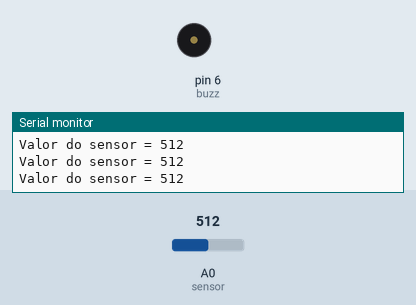
Recording of a sketch running on a simulated Arduino Uno, built with avr-gcc and run on an emulated ATmega328P. Shown: buzzer (waves = sounding, pin HIGH), the last lines printed to the serial monitor. The inputs (shaded band) are chosen by the test bench; at power-on: A0 (sensor) = 512.

Above: at 1.3 s.
1.4 s: A0 (sensor) set to 887
2.9 s: A0 (sensor) set to 913
At 4.2 s:
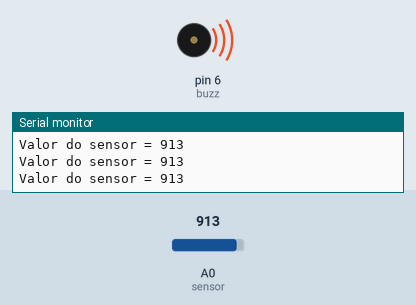
4.5 s: A0 (sensor) set to 900
At 5.4 s:
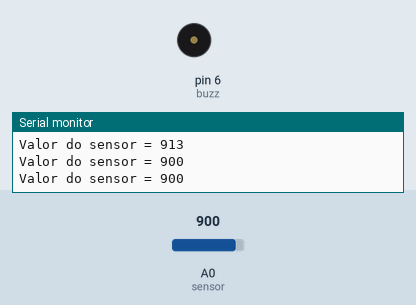
6.0 s: A0 (sensor) set to 1023
At 6.6 s:
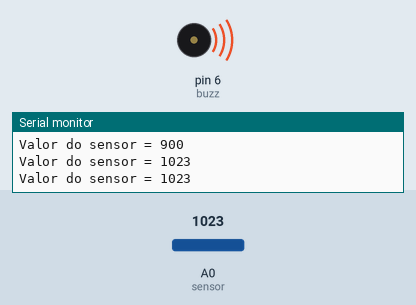
Timing chart, 0 to 8.5 s (numbered marks = the images above; inputs shaded):
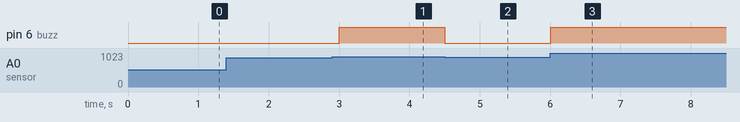

Measured:
- the behaviour switches between 900 and 901 on A0 (sensor) (found by bisection; images 0 and 1)
- after the input at 2.9 s, pin 6 (buzz): LOW → HIGH after 0.10 s
- after the input at 4.5 s, pin 6 (buzz): HIGH → LOW at once
- after the input at 6.0 s, pin 6 (buzz): LOW → HIGH at once

The sketch:

projeto_alarme.ino
```cpp
const int sensor = 0;
const int buzz = 6;
int valorSensor = 0;

void setup(){
  Serial.begin(9600);
  pinMode(buzz, OUTPUT);
}


void loop(){
  valorSensor = analogRead(sensor);
  Serial.print("Valor do sensor = ");
  Serial.println(valorSensor);

  if(valorSensor > 900) {
   digitalWrite(buzz, HIGH);
  }
  else {
    digitalWrite(buzz, LOW);
  }


  delay(500);
}
```
